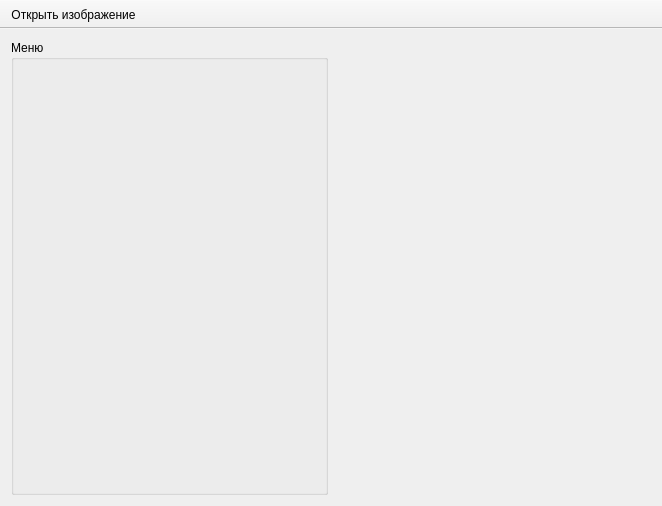
<?xml version="1.0" encoding="UTF-8"?>
<ui version="4.0">
 <class>MainWindow</class>
 <widget class="QMainWindow" name="MainWindow">
  <property name="geometry">
   <rect>
    <x>0</x>
    <y>0</y>
    <width>662</width>
    <height>506</height>
   </rect>
  </property>
  <property name="windowTitle">
   <string>MainWindow</string>
  </property>
  <widget class="QWidget" name="centralWidget">
   <layout class="QGridLayout" name="gridLayout">
    <item row="0" column="1">
     <widget class="QLabel" name="lblImage">
      <property name="text">
       <string/>
      </property>
     </widget>
    </item>
    <item row="0" column="0">
     <widget class="QGroupBox" name="grpMenu">
      <property name="title">
       <string>Меню</string>
      </property>
     </widget>
    </item>
   </layout>
  </widget>
  <widget class="QToolBar" name="mainToolBar">
   <property name="enabled">
    <bool>true</bool>
   </property>
   <property name="movable">
    <bool>false</bool>
   </property>
   <property name="floatable">
    <bool>false</bool>
   </property>
   <attribute name="toolBarArea">
    <enum>TopToolBarArea</enum>
   </attribute>
   <attribute name="toolBarBreak">
    <bool>false</bool>
   </attribute>
   <addaction name="actOpenImage"/>
  </widget>
  <action name="actOpenImage">
   <property name="icon">
    <iconset theme="document-open"/>
   </property>
   <property name="text">
    <string>Открыть изображение</string>
   </property>
  </action>
 </widget>
 <layoutdefault spacing="6" margin="11"/>
 <resources/>
 <connections/>
</ui>
